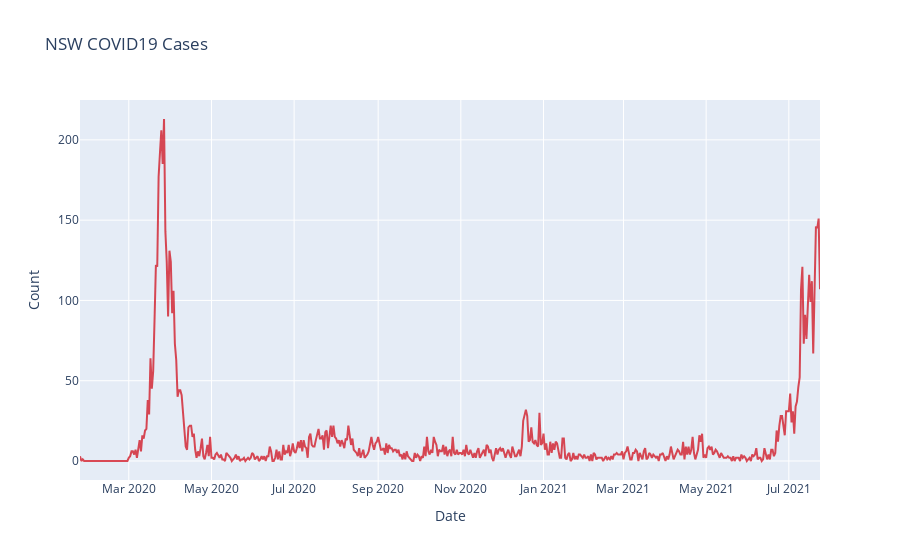

Notebook source saved alongside this figure:
### Code cell
plot_dataset(df, 'NSW COVID19 Cases')

### Figure 1 — Plotly figure (JSON) as saved in the notebook; plotly's stock layout.template omitted (floating-point values rounded to 4 significant figures; data arrays with more than 128 entries replaced by an {"elided": "..."} marker saying what was removed)
{"data": [{"line": {"color": "rgba(207,0,15, 0.7)"}, "mode": "lines", "name": "count", "text": {"elided": "547 str values"}, "type": "scatter", "x": {"elided": "547 str values"}, "y": {"elided": "547 int values"}}], "layout": {"autosize": true, "title": {"text": "NSW COVID19 Cases"}, "xaxis": {"autorange": true, "range": ["2020-01-25", "2021-07-24"], "ticklen": 5, "title": {"text": "Date"}, "type": "date", "zeroline": false}, "yaxis": {"autorange": true, "range": [-11.83, 224.8], "ticklen": 5, "title": {"text": "Count"}, "type": "linear", "zeroline": false}}}
